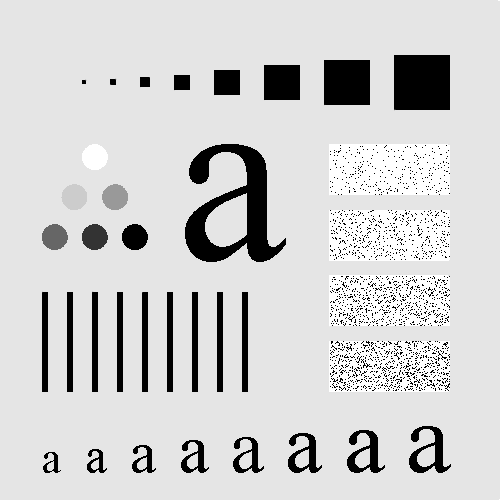
#> input picture images/blurring_pattern.tif, 500 x 500 px
$ jupyter execute --allow-errors Tema_2b.ipynb
#> lines starting #> are read from the running program, lines starting #| are printed output that depends on the picture; after the words box and inside, x2 and y2 are one past the last pixel; in counts of white or black regions, pixels touching at a corner belong together
[cell 1]
import numpy as np
import matplotlib.pyplot as plt

from PIL import Image

# Operadores Locales o espaciales

## Convolución y correlación

[cell 2]
from scipy.ndimage import convolve, correlate, uniform_filter, gaussian_filter, median_filter

En primer lugar defiimos una imagen que consiste únicamente en un impulso discreto. Al pasarla por un filtro lineal nos proporcionará la respuesta al impulso

[cell 3]
image = np.zeros((5,5), dtype='int32')
image[2,2] = 1
print(image)

Utilizamos un filtro cuya respuesta al impulso está definida en el array w

[cell 4]
w = np.array([[1, 2, 3], [4, 5, 6], [7, 8, 9]])
print(w)

Primero vemos el resultado de la convolución (se invierte el filtro)

[cell 5]
print(convolve(image, w))

Y seguidamente el de la correlación. (no se invierte el filtro)

[cell 6]
print(correlate(image, w))

Es muy importante ganar intuición modificando la imagen de entrada, por ejemplo, poniendo dos impulsos, haciéndola de mayor tamño (para evitar efectos de bordes),...

## Filtro de suavizado

[cell 7]
image = np.zeros((5,5))
image[2,2] = 1
print(image)

[cell 8]
w = (1/9)*np.ones((3,3))
print(w)

[cell 9]
print(convolve(image, w))

Existe una función específica para facilitar el filtrado

[cell 10]
print(uniform_filter(image, 3))

### Ejemplos con imagenes reales

[cell 11]
file = 'images/blurring_pattern.tif'
img  = Image.open(file)
#> img is the input picture: PIL image 500x500 L; min 0, max 255, mean 207.4

print('formato:', img.format)
#| formato: TIFF
print('(ancho, alto) =', img.size)
#| (ancho, alto) = (500, 500)
print('modo: ', img.mode)
#| modo:  L

plt.imshow(img, cmap='gray')

[cell 12]
plt.figure(figsize=(12, 6))

plt.subplot(121)
plt.imshow(uniform_filter(img, 3), cmap='gray')
plt.title('Tamaño del filtro: 3')

plt.subplot(122)
plt.imshow(uniform_filter(img, 5), cmap='gray')
plt.title('Tamaño del filtro: 5')

[cell 13]
plt.figure(figsize=(12, 6))

plt.subplot(121)
plt.imshow(uniform_filter(img, 9), cmap='gray')
plt.title('Tamaño del filtro: 9')

plt.subplot(122)
plt.imshow(uniform_filter(img, 15), cmap='gray')
plt.title('Tamaño del filtro: 15')

[cell 14]
plt.figure(figsize=(12, 6))

plt.subplot(121)
plt.imshow(uniform_filter(img, 25), cmap='gray')
plt.title('Tamaño del filtro: 25')

plt.subplot(122)
plt.imshow(uniform_filter(img, 35), cmap='gray')
plt.title('Tamaño del filtro: 35')

[cell 15]
plt.figure(figsize=(12, 6))

plt.subplot(121)
plt.imshow(uniform_filter(img, 45), cmap='gray')
plt.title('Tamaño del filtro: 45')

plt.subplot(122)
plt.imshow(uniform_filter(img, 55), cmap='gray')
plt.title('Tamaño del filtro: 55')

### Filtrado Gaussiano

Se utiliza como alternativa al filtrado uniforme para reducir el rizado

[cell 16]
plt.figure(figsize=(12, 6))

plt.subplot(121)
plt.imshow(gaussian_filter(img, 3), cmap='gray')
plt.title('Desviación típica: 3')

plt.subplot(122)
plt.imshow(gaussian_filter(img, 5), cmap='gray')
plt.title('Desviación típica: 5')

## Ejercicio

Extraer los objetos principales de la siguiente imagen del fondo del cosmos tomada por el Observatorio Espacial Hubble

[cell 17]
from skimage import data, util, exposure, color

[cell 18]
file = 'images/hubble.tif'
img  = Image.open(file)
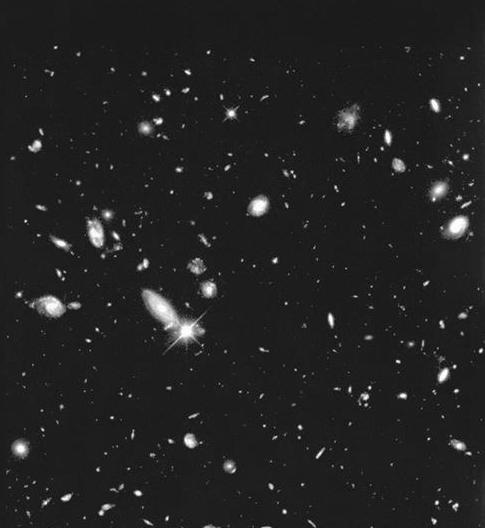
#> input picture images/hubble.tif, 485 x 528 px
#> img is the input picture: PIL image 485x528 L; min 0, max 255, mean 34.5

print('formato:', img.format)
#| formato: TIFF
print('(ancho, alto) =', img.size)
#| (ancho, alto) = (485, 528)
print('modo: ', img.mode)
#| modo:  L

plt.imshow(img, cmap='gray')

[cell 19]
print(type(img))
#| <class 'PIL.TiffImagePlugin.TiffImageFile'>

img_np = np.array(img, dtype='uint8')

[cell 20]
img_hist, bins = exposure.histogram(img_np, normalize=True)
#> img_hist = 256 values, max 0.216 at index 29, min 0 at index 1, mean 0.00391; bins = 256 values from 0 to 255
plt.plot(bins, img_hist)
plt.axis([0,255, 0, 1.01*img_hist.max()])
plt.title('Histograma')
plt.xlabel('Valor (intensidad)')
plt.ylabel('Frecuencias relativas')
plt.grid()
#> figure, not shown here; curve peaks at x = 29, y = 0.216

[cell 21]
th_0, th_1 = 20, 50

mask = np.logical_and(img_np > th_0, img_np < th_1)
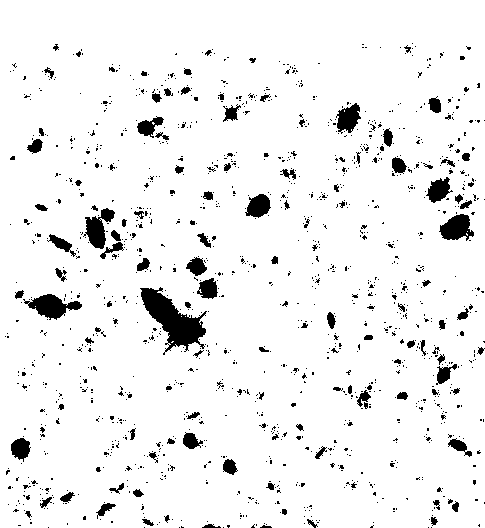
#> mask: shape (528, 485) bool; 93.7% white; 1364 black regions (1246 under 20 px), largest, box (x1, y1, x2, y2) and area: (140, 287, 207, 355) 1899, (23, 294, 82, 320) 752, (83, 208, 115, 249) 634
maskI=np.logical_not(mask);

img_seg = img_np*maskI

plt.figure(figsize=(8, 8))

plt.subplot(221)
plt.imshow(maskI, cmap='gray')

plt.subplot(222)
plt.imshow(img_seg, cmap='gray')

Eso esta bien pero necesitamos coger solo los elementos principales (los mas grandes) no solo los más luminosos. Para ello necesitaremos usar operadores locales que detecten muchos pixeles del mismo tipo.

[cell 22]
img_filt = median_filter(img_np,15)
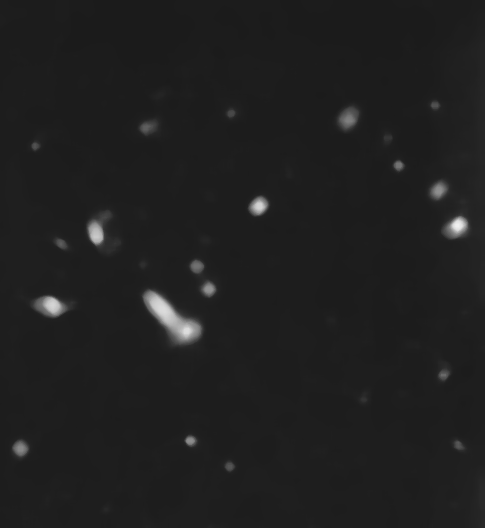
#> img_filt: shape (528, 485); min 27, max 240, mean 31.5

[cell 23]
plt.figure(figsize=(12,6))
plt.subplot(121)
plt.imshow(img_filt,cmap='gray')
img_hist, bins = exposure.histogram(img_filt, normalize=True)
#> img_hist = 214 values, max 0.333 at index 2, min 0 at index 198, mean 0.00467; bins = 214 values from 27 to 240
plt.subplot(122)
plt.plot(bins, img_hist)
plt.axis([0,255, 0, 1.01*img_hist.max()])
plt.title('Histograma')
plt.xlabel('Valor (intensidad)')
plt.ylabel('Frecuencias relativas')
plt.grid()
#> figure, not shown here; panel 2: curve peaks at x = 29, y = 0.333

[cell 24]
th_0, th_1 = 20, 100

mask = np.logical_and(img_filt > th_0, img_filt < th_1)
#> mask: shape (528, 485) bool; 98.8% white; 13 black regions (1 under 20 px), largest, box (x1, y1, x2, y2) and area: (144, 291, 201, 342) 1236, (38, 296, 64, 316) 358, (447, 216, 468, 237) 305
maskI=np.logical_not(mask);

img_seg = img_np*maskI
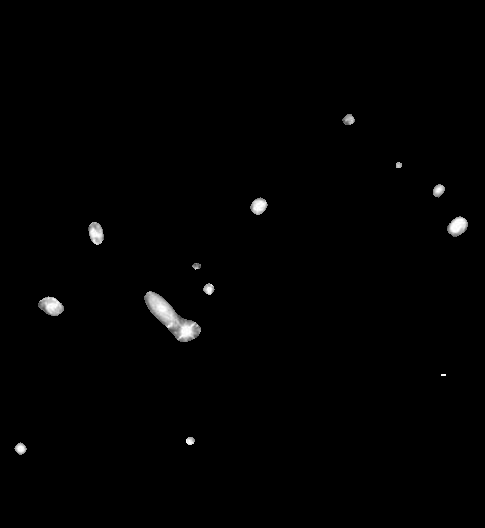
#> img_seg: shape (528, 485); min 0, max 255, mean 2.1

plt.figure(figsize=(8, 8))

plt.subplot(221)
plt.imshow(maskI, cmap='gray')

plt.subplot(222)
plt.imshow(img_seg, cmap='gray')

## Limitaciones del filtrado lineal y filtros no lineales

Intentemos eliminar el ruido "sal y pimienta" de la siguiente imagen con un filtro uniforme o con uno gaussiano. ¿Qué pasa?

[cell 25]
file = 'images/salted_board.tif'
img  = Image.open(file)
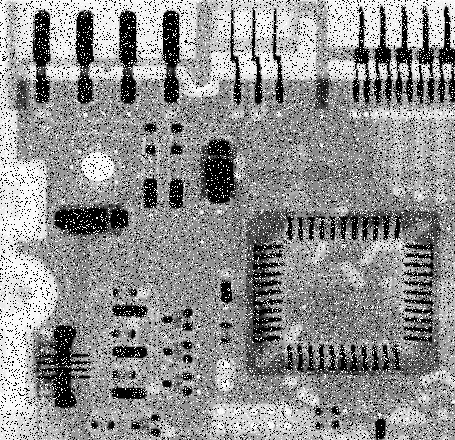
#> input picture images/salted_board.tif, 455 x 440 px
#> img is the input picture: PIL image 455x440 L; min 0, max 255, mean 144.1

print('formato:', img.format)
#| formato: TIFF
print('(ancho, alto) =', img.size)
#| (ancho, alto) = (455, 440)
print('modo: ', img.mode)
#| modo:  L

plt.imshow(img, cmap='gray')

[cell 26]
plt.figure(figsize=(12, 6))

plt.subplot(121)
plt.imshow(uniform_filter(img, 3), cmap='gray')
plt.title('F. Uniforme - tamaño: 3')

plt.subplot(122)
plt.imshow(gaussian_filter(img, 1), cmap='gray')
plt.title('F. Gaussiano - Desviación típica: 1')

Utilizaremos ahora un filtro de mediana

[cell 27]
plt.imshow(median_filter(img, 3), cmap='gray')
plt.title('F. Mediana - tamaño: 3')

## Operadores de gradiente

### Filtros de Prewitt, de Sobel, y Derivada de Gaussiana

[cell 28]
from scipy.ndimage import prewitt, sobel, laplace

[cell 29]
file = 'images/blurring_pattern.tif'
img  = Image.open(file)

print('formato:', img.format)
#| formato: TIFF
print('(ancho, alto) =', img.size)
#| (ancho, alto) = (500, 500)
print('modo: ', img.mode)
#| modo:  L

plt.imshow(img, cmap='gray')

[cell 30]
plt.figure(figsize=(12, 6))

plt.subplot(121)
plt.imshow(prewitt(img), cmap='gray')
plt.title('Prewitt')

plt.subplot(122)
plt.imshow(sobel(img), cmap='gray')
plt.title('Sobel')

[cell 31]
plt.imshow(gaussian_filter(img, 0.4, 1), cmap='gray')

## Segundas derivadas: Laplacianas

[cell 32]
file = 'images/moon.tif'
img  = Image.open(file)
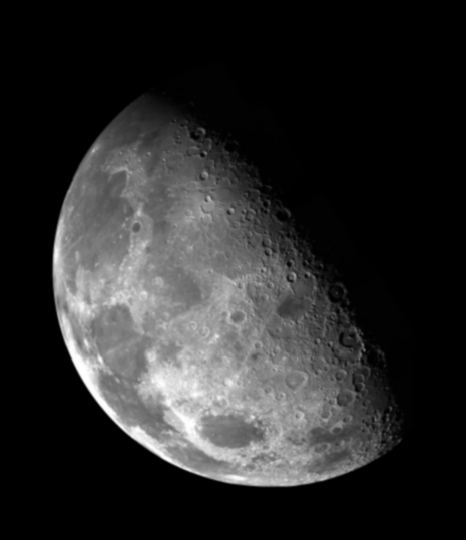
#> input picture images/moon.tif, 466 x 540 px
#> img is the input picture: PIL image 466x540 L; min 0, max 254, mean 42.7

print('formato:', img.format)
#| formato: TIFF
print('(ancho, alto) =', img.size)
#| (ancho, alto) = (466, 540)
print('modo: ', img.mode)
#| modo:  L

plt.imshow(img, cmap='gray')

[cell 33]
plt.imshow(laplace(img), cmap='gray')
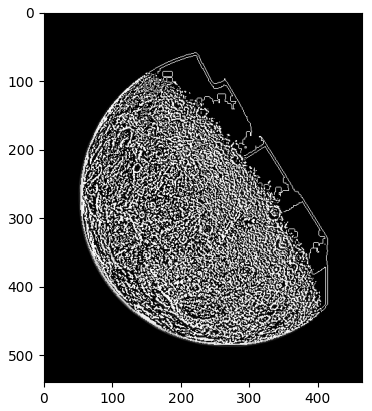
#> figure drawn by matplotlib, 1 panel

[cell 34]
img_f = np.array(img).astype('float')
img_lpl = laplace(img_f)
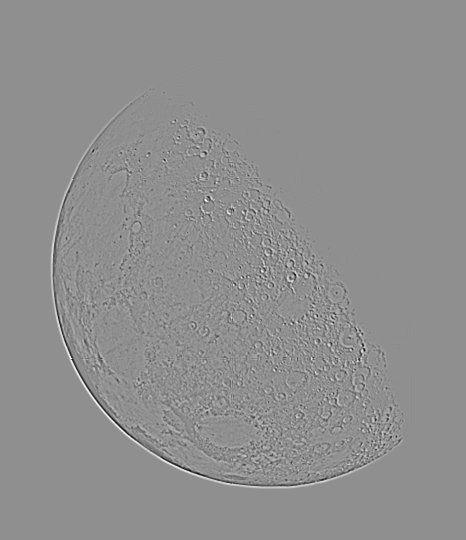
#> img_lpl: shape (540, 466) float64; min -106, max 83, mean 0; drawn with min black and max white

plt.imshow(img_lpl, cmap='gray')

[cell 35]
alpha=1 #Cambiar valor de alpha para ver efecto
img_realz = img_f - alpha*img_lpl
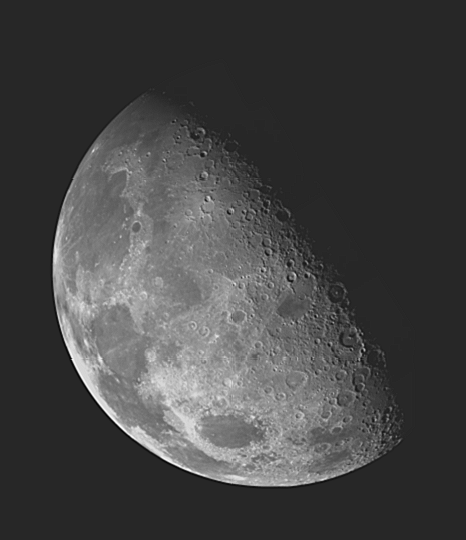
#> img_realz: shape (540, 466) float64; min -57, max 314, mean 42.7; drawn with min black and max white

plt.imshow(img_realz, cmap='gray')

[cell 36]
plt.figure(figsize=(12, 6))

plt.subplot(121)
plt.imshow(img_f, cmap='gray')
plt.title('Original')

plt.subplot(122)
plt.imshow(img_realz, cmap='gray')
plt.title('Realzada')

## Detección de bordes con scikit-learn

[cell 37]
from skimage.data import camera

image = camera()
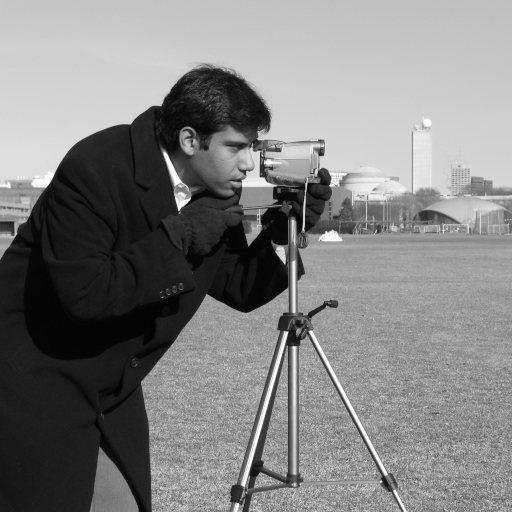
#> input picture skimage.data.camera(), 512 x 512 px
#> image is the input picture: shape (512, 512); min 0, max 255, mean 129.1
#> (the rest of this cell did not finish here and is left out)
